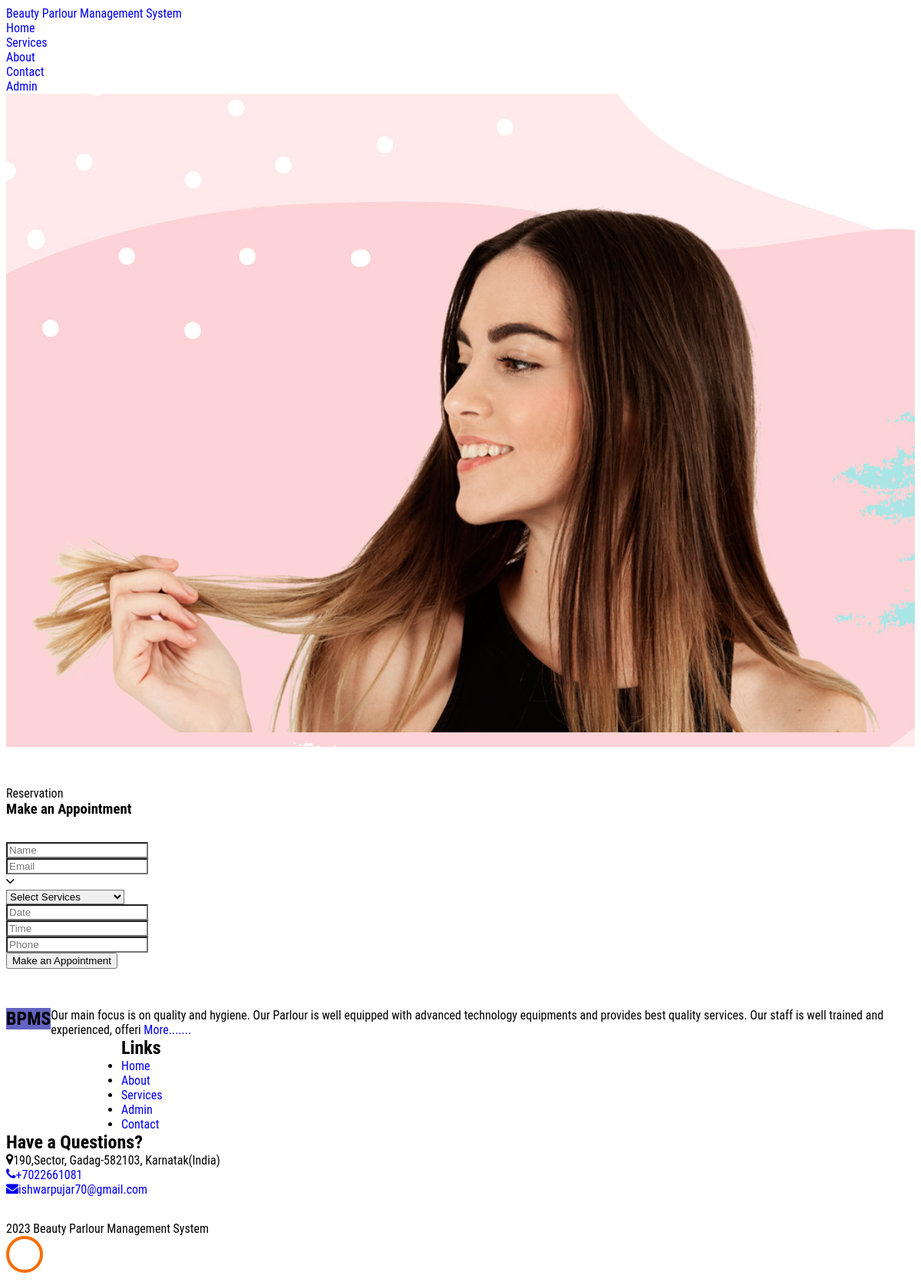
The page / on the database its author committed.
### tables this page shows
CREATE TABLE `tblpage` (
  `ID` int(10) NOT NULL,
  `PageType` varchar(200) DEFAULT NULL,
  `PageTitle` mediumtext DEFAULT NULL,
  `PageDescription` mediumtext DEFAULT NULL,
  `Email` varchar(200) DEFAULT NULL,
  `MobileNumber` bigint(10) DEFAULT NULL,
  `UpdationDate` date DEFAULT NULL,
  `Timing` varchar(200) NOT NULL
);

### index.php (the view, shortened to what this page needs)
<?php
include('includes/dbconnection.php');
?>
<!DOCTYPE html>
<html lang="en">
  <head>
    <link rel="stylesheet" href="css/open-iconic-bootstrap.min.css">
    <link rel="stylesheet" href="css/animate.css">
    <link rel="stylesheet" href="css/owl.carousel.min.css">
    <link rel="stylesheet" href="css/owl.theme.default.min.css">
    <link rel="stylesheet" href="css/magnific-popup.css">
    <link rel="stylesheet" href="css/aos.css">
    <link rel="stylesheet" href="css/ionicons.min.css">
    <link rel="stylesheet" href="css/bootstrap-datepicker.css">
    <link rel="stylesheet" href="css/jquery.timepicker.css">
    <link rel="stylesheet" href="css/flaticon.css">
    <link rel="stylesheet" href="css/icomoon.css">
    <link rel="stylesheet" href="css/style.css">
  </head>
  <body>
	  <?php include_once('includes/header.php');?>
    <section id="home-section" class="hero" style="background-image: url(images/bg.jpg);" data-stellar-background-ratio="0.5">
		  <div class="home-slider owl-carousel">
	      <div class="slider-item js-fullheight">
	        <div class="container-fluid p-0">
	          <div class="row d-md-flex no-gutters slider-text align-items-end justify-content-end" data-scrollax-parent="true">
	          	<img class="one-third align-self-end order-md-last img-fluid" src="images/bg_1.png" alt="">
	        	</div>
	        </div>
	      </div>
	    </div>
    </section>
<br>
    <section class="ftco-section ftco-no-pt ftco-booking">
    	<div class="container-fluid px-0">
    		<div class="row no-gutters d-md-flex justify-content-end">
    			<div class="one-forth d-flex align-items-end">
    				<div class="text">
    					<div class="appointment-wrap">
    						<span class="subheading">Reservation</span>
								<h3 class="mb-2">Make an Appointment</h3>
		    				<form action="#" method="post" class="appointment-form">
			            <div class="row">
			              <div class="col-sm-12">
			                <div class="form-group">
					              <input type="text" class="form-control" id="name" placeholder="Name" name="name" required="true">
					            </div>
			              </div>
			              <div class="col-sm-12">
			                <div class="form-group">
					              <input type="email" class="form-control" id="appointment_email" placeholder="Email" name="email" required="true">
					            </div>
			              </div>
				            <div class="col-sm-12">
			                <div class="form-group">
					              <div class="select-wrap">
		                      <div class="icon"><span class="ion-ios-arrow-down"></span></div>
		                      <select name="services" id="services" required="true" class="form-control">
		                      	<option value="">Select Services</option>
		                      </select>
		                    </div>
					            </div>
			              </div>
			              <div class="col-sm-12">
			                <div class="form-group">
			                  <input type="text" class="form-control appointment_date" placeholder="Date" name="adate" id='adate' required="true">
			                </div>
			              </div>
			              <div class="col-sm-12">
			                <div class="form-group">
			                  <input type="text" class="form-control appointment_time" placeholder="Time" name="atime" id='atime' required="true">
			                </div>
			              </div>
			              <div class="col-sm-12">
			                <div class="form-group">
			                  <input type="text" class="form-control" id="phone" name="phone" placeholder="Phone" required="true" maxlength="10" pattern="[0-9]+">
			                </div>
			              </div>
				          </div>
				          <div class="form-group">
			              <input type="submit" name="submit" value="Make an Appointment" class="btn btn-primary">
			            </div>
			          </form>
		          </div>
						</div>
    			</div>
    		</div>
    	</div>
    </section>
		<br>
   <?php include_once('includes/footer.php');?>
  <div id="ftco-loader" class="show fullscreen"><svg class="circular" width="48px" height="48px"><circle class="path-bg" cx="24" cy="24" r="22" fill="none" stroke-width="4" stroke="#eeeeee"/><circle class="path" cx="24" cy="24" r="22" fill="none" stroke-width="4" stroke-miterlimit="10" stroke="#F96D00"/></svg></div>
  </body>
</html>

### includes/footer.php (shortened to what this page needs)
 <?php
include('includes/dbconnection.php');
?>
 <footer class="ftco-footer ftco-section">
      <div class="container">
        <div class="row mb-5">
          <div class="col-md">
            <div class="ftco-footer-widget mb-4">
              <h2 class="ftco-heading-2 logo">BPMS</h2>
              <?php
$ret=mysqli_query($con,"select * from tblpage where PageType='aboutus' ");
while ($row=mysqli_fetch_array($ret)) {
?>
              <p><?php  echo substr($row['PageDescription'],0,200);?> <a href="about.php">More.......</a></p><?php } ?>
            </div>
          </div>
          <div class="col-md" style="padding-left: 150px">
             <div class="ftco-footer-widget mb-4">
              <h2 class="ftco-heading-2">Links</h2>
              <ul class="list-unstyled">
                <li><a href="index.php" class="py-2 d-block">Home</a></li>
                <li><a href="about.php" class="py-2 d-block">About</a></li>
                <li><a href="services.php" class="py-2 d-block">Services</a></li>
                <li><a href="admin/index.php" class="py-2 d-block">Admin</a></li>
                <li><a href="contact.php" class="py-2 d-block">Contact</a></li>
              </ul>
            </div>
          </div>
          <div class="col-md">
            <div class="ftco-footer-widget mb-4">
            	<h2 class="ftco-heading-2">Have a Questions?</h2>
            	<div class="block-23 mb-3">
                <?php
$ret=mysqli_query($con,"select * from tblpage where PageType='contactus' ");
while ($row=mysqli_fetch_array($ret)) {
?>
	              <ul>
	                <li><span class="icon icon-map-marker"></span><span class="text"><?php  echo $row['PageDescription'];?></span></li>
	                <li><a href="#"><span class="icon icon-phone"></span><span class="text">+<?php  echo $row['MobileNumber'];?></span></a></li>
	                <li><a href="#"><span class="icon icon-envelope"></span><span class="text"><?php  echo $row['Email'];?></span></a></li>
	              </ul>
	            </div>
               <?php } ?>
            </div>
          </div>
        </div>
        <div class="row">
          <div class="col-md-12 text-center">
            <p> 2023 Beauty Parlour Management System  </p>
          </div>
        </div>
      </div>
    </footer>

### css/icomoon.css (style rules this page uses)
[class^="icon-"], [class*=" icon-"] { font-family: 'icomoon' !important; speak: none; font-style: normal; font-weight: normal; font-variant: normal; text-transform: none; line-height: 1; -webkit-font-smoothing: antialiased; -moz-osx-font-smoothing: grayscale; }
.icon-map-marker:before { content: "\f041"; }
.icon-phone:before { content: "\f095"; }
.icon-envelope:before { content: "\f0e0"; }

### admin/css/style.css (style rules this page uses)
h4, h5, h6, h1, h2, h3 { margin: 0; }
ul, ol { margin: 0; }
p { margin: 0; }
html, body { font-family: 'Roboto Condensed', sans-serif; font-size: 100%; overflow-x: hidden; background: #fff; }
body a { transition: 0.5s all ease; -webkit-transition: 0.5s all ease; -moz-transition: 0.5s all ease; -o-transition: 0.5s all ease; -ms-transition: 0.5s all ease; text-decoration:none; }
h1,h2,h3,h4,h5,h6 { margin:0; }
p { margin:0; }
ul,label { margin:0; padding:0; }
.logo { background: #6164C1; text-align: center; float: left; }
.charts,.row { margin: 2em 0 0; }
.form-control { border-radius: inherit; }

### rows shown on the page
tblpage: PageDescription "Our main focus is on quality and hygiene. Our Parlour is well equipped with advanced technology equipments and provides best quality services. Our staff is well trained and experienced, offeri"
tblpage: PageDescription "190,Sector, Gadag-582103, Karnatak(India)", MobileNumber "7022661081", Email "ishwarpujar70@gmail.com"
